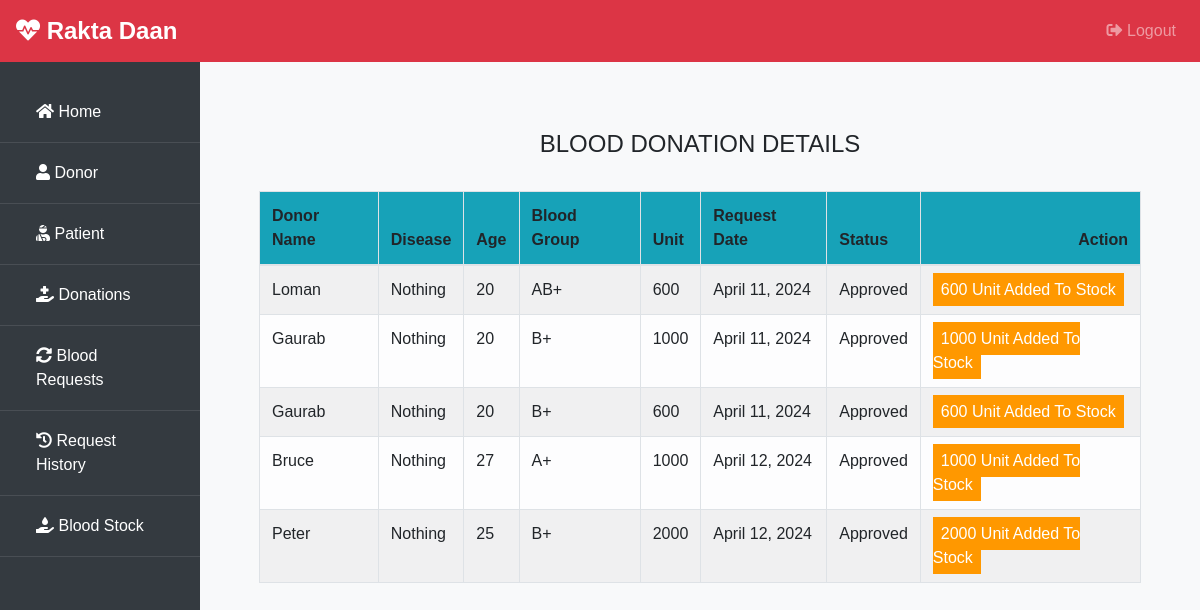
The app's page /admin-donation (signed in) with its own data.
### donor/models.py (models this page shows, shortened)
class BloodDonate(models.Model):
    donor=models.ForeignKey(Donor,on_delete=models.CASCADE)
    disease=models.CharField(max_length=100,default="Nothing")
    age=models.PositiveIntegerField()
    bloodgroup=models.CharField(max_length=10)
    unit=models.PositiveIntegerField(default=0)
    status=models.CharField(max_length=20,default="Pending")
    date=models.DateField(auto_now=True)

class Donor(models.Model):
    user=models.OneToOneField(User,on_delete=models.CASCADE)
    profile_pic= models.ImageField(upload_to='profile_pic/Donor/',null=True,blank=True)
    bloodgroup=models.CharField(max_length=10)
    address = models.CharField(max_length=40)
    mobile = models.CharField(max_length=20,null=False)
    def __str__(self):
        return self.user.first_name

### blood/views.py (the view)
# urls.py: path('admin-donation', views.admin_donation_view,name='admin-donation'),
@login_required(login_url='adminlogin')
def admin_donation_view(request):
    donations=dmodels.BloodDonate.objects.all()
    return render(request,'blood/admin_donation.html',{'donations':donations})

### templates/blood/admin_donation.html (shortened to what this page needs)
{% extends 'blood/adminbase.html' %}
{% block content %}
{% load widget_tweaks %}
{% load static %}
<head>
</head>
<br><br>
<div class="container">
    <h4 class="text-center">BLOOD DONATION DETAILS</h4><br>
    <table class="table table-light table-hover table-bordered table-striped">
        <thead class="bg-info">
            <tr>
                <th scope="col">Donor Name</th>
                <th scope="col">Disease</th>
                <th scope="col">Age</th>
                <th scope="col">Blood Group</th>
                <th scope="col">Unit</th>
                <th scope="col">Request Date</th>
                <th scope="col">Status</th>
                <th class="text-right">Action</th>
            </tr>
        </thead>
        <tbody>
            {% for t in donations %}
            <tr>
                <td> {{ t.donor }}</td>
                <td> {{ t.disease }}</td>
                <td> {{ t.age }}</td>
                <td>{{ t.bloodgroup }}</td>
                <td>{{ t.unit }}</td>
                <td>{{ t.date }}</td>
                <td>{{ t.status }}</td>
                {% if t.status == 'Pending' %}
                <td class="text-right">
                    <button class="btn btn-primary badge-pill" style="width: 100px;"><a  style="text-decoration: none;color: white;" href="{% url 'approve-donation' t.id  %}">APPROVE</a> </button>
                    <button class="btn btn-danger badge-pill" style="width: 80px;"><a  style="text-decoration: none;color: white;" href="{% url 'reject-donation' t.id  %}">REJECT</a> </button>
                </td>
                {% elif  t.status == 'Approved' %}
                <td><span class="label warning">{{ t.unit }} Unit Added To Stock</span></td>
                {% else %}
                <td><span class="label danger">0 Unit Added To Stock</span></td>
                {% endif %}
            </tr>
            {% endfor %}
        </tbody>
    </table>
</div>
{% endblock content %}

### templates/blood/adminbase.html (style rules this page uses)
body { font-family: Arial, sans-serif; background-color: #f8f9fa; }

### templates/blood/admin_donation.html (style rules this page uses)
.label { color: white; padding: 8px; }
.warning { background-color: #ff9800; }

### records on screen
BloodDonate: donor "Loman", disease "Nothing", age "20", bloodgroup "AB+", unit "600", date "April 11, 2024", status "Approved"
BloodDonate: donor "Gaurab", disease "Nothing", age "20", bloodgroup "B+", unit "1000", date "April 11, 2024", status "Approved"
BloodDonate: donor "Gaurab", disease "Nothing", age "20", bloodgroup "B+", unit "600", date "April 11, 2024", status "Approved"
BloodDonate: donor "Bruce", disease "Nothing", age "27", bloodgroup "A+", unit "1000", date "April 12, 2024", status "Approved"
BloodDonate: donor "Peter", disease "Nothing", age "25", bloodgroup "B+", unit "2000", date "April 12, 2024", status "Approved"
